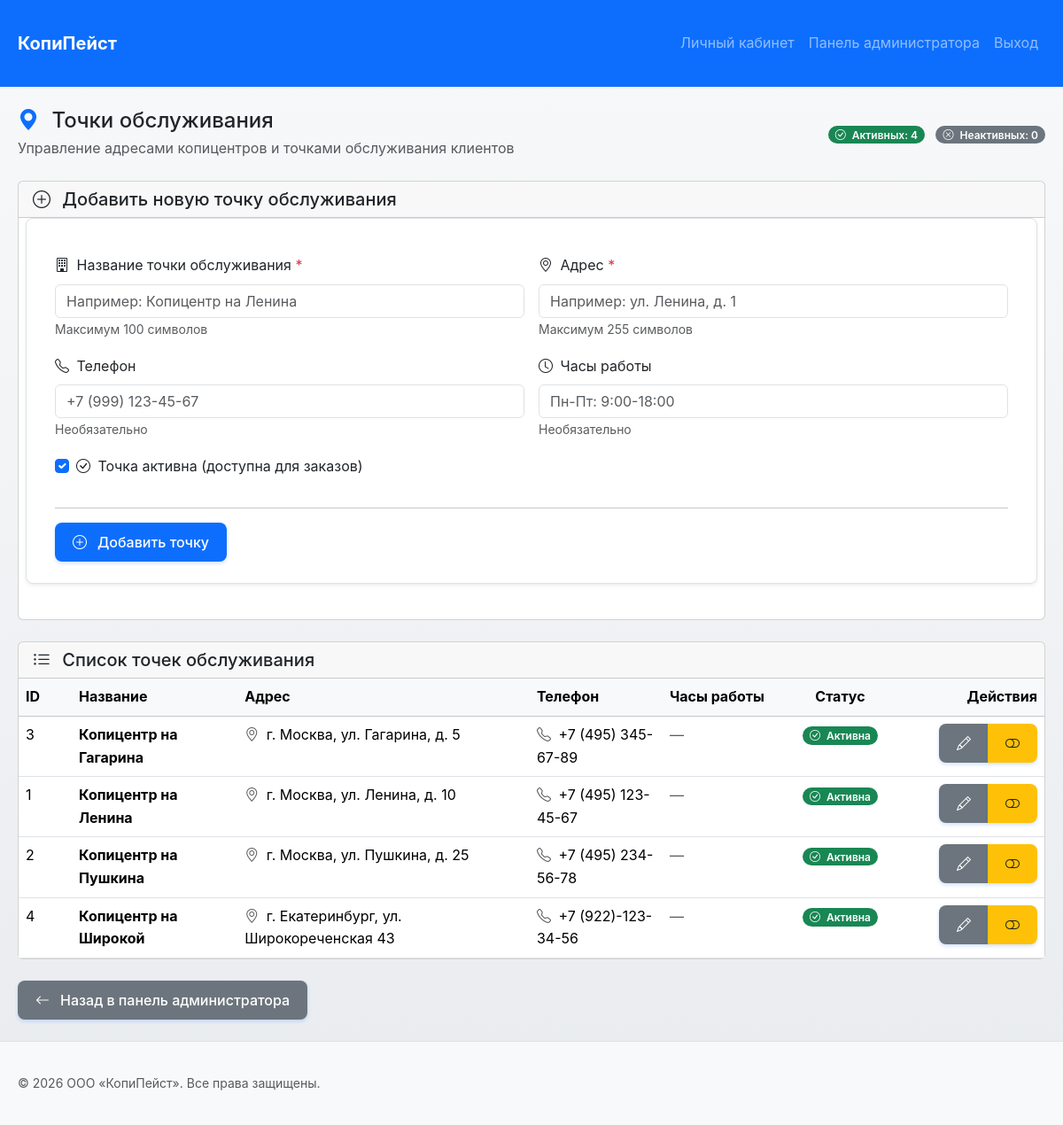
Before: /admin/locations.php (signed in) with the older database file.
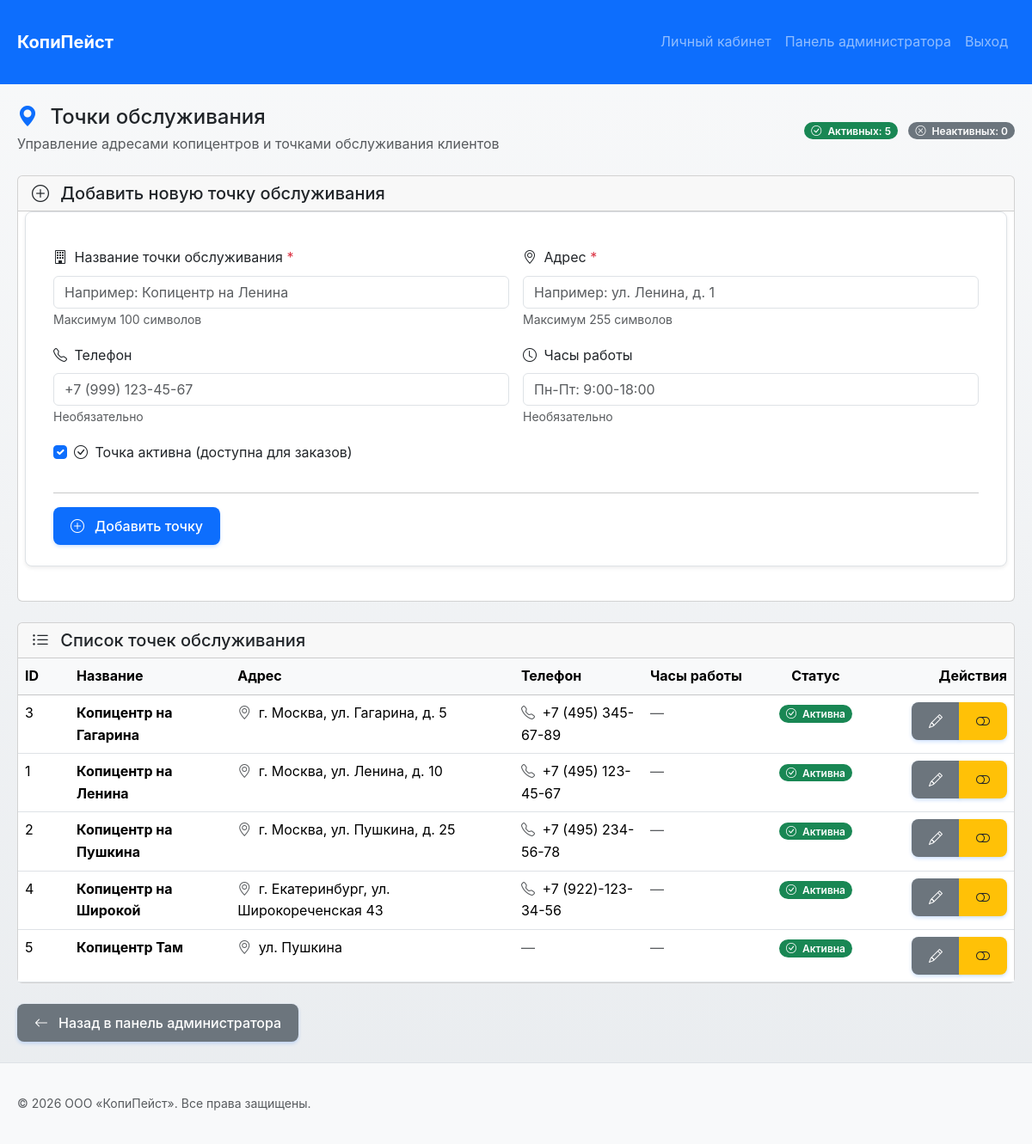
After: the same page with the newer database file.
### tables this page shows
CREATE TABLE `locations` (
  `location_id` int NOT NULL,
  `location_name` varchar(255) NOT NULL,
  `address` varchar(500) NOT NULL,
  `phone` varchar(20) DEFAULT NULL,
  `is_active` tinyint(1) DEFAULT '1',
  `created_at` timestamp NULL DEFAULT CURRENT_TIMESTAMP,
  `working_hours` varchar(100) DEFAULT NULL COMMENT 'Часы работы'
);

### admin/locations.php (the view, shortened to what the changed rows need)
<?php
require_once __DIR__ . '/../function/connect.php';
$tableExists = false;
try {
    $pdo->query("SELECT 1 FROM locations LIMIT 1");
    $tableExists = true;
} catch (PDOException $e) {
    if ($e->getCode() === '42S02') {
        $error = 'Таблица locations не найдена в базе данных. Выполните SQL-скрипт: database/additional_tables.sql';
    }
}
$locations = [];
$activeCount = 0;
$inactiveCount = 0;
if ($tableExists) {
    try {
        $locations = $pdo->query("SELECT * FROM locations ORDER BY is_active DESC, location_name ASC")->fetchAll();
        foreach ($locations as $loc) {
            if ($loc['is_active']) {
                $activeCount++;
            } else {
                $inactiveCount++;
            }
        }
    } catch (PDOException $e) {
        $error = 'Ошибка загрузки точек обслуживания: ' . $e->getMessage();
    }
}
$editLocation = null;
require_once __DIR__ . '/../function/layout_start.php';
?>
        <div class="d-flex justify-content-between align-items-center mb-4">
            <div>
                <h2 class="mb-1">
                    <i class="bi bi-geo-alt-fill text-primary me-2"></i>
                    Точки обслуживания
                </h2>
            </div>
            <?php if ($tableExists && !$editLocation): ?>
            <div>
                <span class="badge bg-success me-2">
                    <i class="bi bi-check-circle me-1"></i>
                    Активных: <?= $activeCount ?>
                </span>
                <span class="badge bg-secondary">
                    <i class="bi bi-x-circle me-1"></i>
                    Неактивных: <?= $inactiveCount ?>
                </span>
            </div>
            <?php endif; ?>
        </div>
        <?php if ($tableExists): ?>
        <section class="card">
            <div class="card-body p-0">
                <?php if (empty($locations)): ?>
                    <div class="text-center py-5">
                        <i class="bi bi-inbox display-1 text-muted"></i>
                        <p class="text-muted mt-3">Точки обслуживания не найдены</p>
                        <p class="small text-muted">Добавьте первую точку обслуживания с помощью формы выше</p>
                    </div>
                <?php else: ?>
                    <div class="table-responsive">
                        <table class="table table-hover mb-0">
                            <thead class="table-light">
                                <tr>
                                    <th style="width: 60px;">ID</th>
                                    <th>Название</th>
                                    <th>Адрес</th>
                                    <th style="width: 150px;">Телефон</th>
                                    <th style="width: 150px;">Часы работы</th>
                                    <th style="width: 100px;" class="text-center">Статус</th>
                                    <th style="width: 180px;" class="text-end">Действия</th>
                                </tr>
                            </thead>
                            <tbody>
                                <?php foreach($locations as $location): ?>
                                    <tr class="<?= !$location['is_active'] ? 'table-secondary' : '' ?>">
                                        <td><?= $location['location_id'] ?></td>
                                        <td>
                                            <strong><?= htmlspecialchars($location['location_name']) ?></strong>
                                        </td>
                                        <td>
                                            <i class="bi bi-geo-alt text-muted me-1"></i>
                                            <?= htmlspecialchars($location['address']) ?>
                                        </td>
                                        <td>
                                            <?php if ($location['phone']): ?>
                                                <i class="bi bi-telephone text-muted me-1"></i>
                                                <?= htmlspecialchars($location['phone']) ?>
                                            <?php else: ?>
                                                <span class="text-muted">—</span>
                                            <?php endif; ?>
                                        </td>
                                        <td>
                                            <?php if ($location['working_hours']): ?>
                                                <i class="bi bi-clock text-muted me-1"></i>
                                                <?= htmlspecialchars($location['working_hours']) ?>
                                            <?php else: ?>
                                                <span class="text-muted">—</span>
                                            <?php endif; ?>
                                        </td>
                                        <td class="text-center">
                                            <?php if ($location['is_active']): ?>
                                                <span class="badge bg-success">
                                                    <i class="bi bi-check-circle me-1"></i>
                                                    Активна
                                                </span>
                                            <?php endif; ?>
                                        </td>
                                        <td class="text-end">
                                            <div class="btn-group btn-group-sm" role="group">
                                                <a href="locations.php?edit=<?= $location['location_id'] ?>"
                                                   class="btn btn-secondary"
                                                   title="Редактировать">
                                                    <i class="bi bi-pencil"></i>
                                                </a>
                                                <?php if ($location['is_active']): ?>
                                                    <a href="locations.php?delete=<?= $location['location_id'] ?>"
                                                       class="btn btn-warning"
                                                       onclick="return confirm('Деактивировать точку обслуживания?')"
                                                       title="Деактивировать">
                                                        <i class="bi bi-toggle-off"></i>
                                                    </a>
                                                <?php endif; ?>
                                            </div>
                                        </td>
                                    </tr>
                                <?php endforeach; ?>
                            </tbody>
                        </table>
                    </div>
                <?php endif; ?>
            </div>
        </section>
        <?php endif; ?>
<?php require_once __DIR__ . '/../function/layout_end.php'; ?>

Changed rows visible on the page:
added locations: location_id "5", location_name "Копицентр Там", address "ул. Пушкина", is_active 1 (drawn)
Other visible differences:
$activeCount: "4" → "5"
